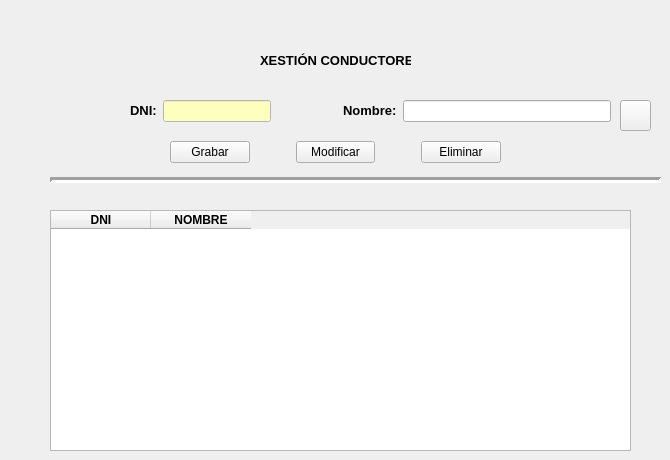
        <widget class="QWidget" name="Conductores">
         <attribute name="title">
          <string>CONDUCTORES</string>
         </attribute>
         <widget class="QLabel" name="lblConductores">
          <property name="geometry">
           <rect>
            <x>260</x>
            <y>50</y>
            <width>151</width>
            <height>20</height>
           </rect>
          </property>
          <property name="font">
           <font>
            <pointsize>10</pointsize>
            <weight>75</weight>
            <bold>true</bold>
           </font>
          </property>
          <property name="text">
           <string>XESTIÓN CONDUCTORES</string>
          </property>
         </widget>
         <widget class="QWidget" name="layoutWidget_2">
          <property name="geometry">
           <rect>
            <x>170</x>
            <y>140</y>
            <width>331</width>
            <height>25</height>
           </rect>
          </property>
          <layout class="QHBoxLayout" name="horizontalLayout_4">
           <item>
            <widget class="QPushButton" name="btnAltaCon">
             <property name="text">
              <string>Grabar</string>
             </property>
            </widget>
           </item>
           <item>
            <spacer name="horizontalSpacer_5">
             <property name="orientation">
              <enum>Qt::Horizontal</enum>
             </property>
             <property name="sizeType">
              <enum>QSizePolicy::Fixed</enum>
             </property>
             <property name="sizeHint" stdset="0">
              <size>
               <width>40</width>
               <height>20</height>
              </size>
             </property>
            </spacer>
           </item>
           <item>
            <widget class="QPushButton" name="btnModifCon">
             <property name="text">
              <string>Modificar</string>
             </property>
            </widget>
           </item>
           <item>
            <spacer name="horizontalSpacer_6">
             <property name="orientation">
              <enum>Qt::Horizontal</enum>
             </property>
             <property name="sizeType">
              <enum>QSizePolicy::Fixed</enum>
             </property>
             <property name="sizeHint" stdset="0">
              <size>
               <width>40</width>
               <height>20</height>
              </size>
             </property>
            </spacer>
           </item>
           <item>
            <widget class="QPushButton" name="btnEliminarCon">
             <property name="text">
              <string>Eliminar</string>
             </property>
            </widget>
           </item>
          </layout>
         </widget>
         <widget class="Line" name="line_2">
          <property name="geometry">
           <rect>
            <x>50</x>
            <y>170</y>
            <width>611</width>
            <height>20</height>
           </rect>
          </property>
          <property name="lineWidth">
           <number>3</number>
          </property>
          <property name="orientation">
           <enum>Qt::Horizontal</enum>
          </property>
         </widget>
         <widget class="QTableWidget" name="tabConductor">
          <property name="geometry">
           <rect>
            <x>50</x>
            <y>210</y>
            <width>581</width>
            <height>241</height>
           </rect>
          </property>
          <column>
           <property name="text">
            <string>DNI</string>
           </property>
           <property name="font">
            <font>
             <weight>75</weight>
             <bold>true</bold>
            </font>
           </property>
          </column>
          <column>
           <property name="text">
            <string>NOMBRE</string>
           </property>
           <property name="font">
            <font>
             <weight>75</weight>
             <bold>true</bold>
            </font>
           </property>
          </column>
         </widget>
         <widget class="QWidget" name="layoutWidget">
          <property name="geometry">
           <rect>
            <x>130</x>
            <y>100</y>
            <width>481</width>
            <height>22</height>
           </rect>
          </property>
          <layout class="QHBoxLayout" name="horizontalLayout_3">
           <property name="sizeConstraint">
            <enum>QLayout::SetNoConstraint</enum>
           </property>
           <item>
            <widget class="QLabel" name="lblDni">
             <property name="sizePolicy">
              <sizepolicy hsizetype="Fixed" vsizetype="Fixed">
               <horstretch>0</horstretch>
               <verstretch>0</verstretch>
              </sizepolicy>
             </property>
             <property name="font">
              <font>
               <pointsize>10</pointsize>
               <weight>75</weight>
               <bold>true</bold>
              </font>
             </property>
             <property name="text">
              <string>DNI:</string>
             </property>
            </widget>
           </item>
           <item>
            <widget class="QLineEdit" name="txtDni">
             <property name="sizePolicy">
              <sizepolicy hsizetype="Fixed" vsizetype="Fixed">
               <horstretch>0</horstretch>
               <verstretch>0</verstretch>
              </sizepolicy>
             </property>
             <property name="palette">
              <palette>
               <active>
                <colorrole role="WindowText">
                 <brush brushstyle="SolidPattern">
                  <color alpha="255">
                   <red>0</red>
                   <green>0</green>
                   <blue>0</blue>
                  </color>
                 </brush>
                </colorrole>
                <colorrole role="Button">
                 <brush brushstyle="SolidPattern">
                  <color alpha="255">
                   <red>255</red>
                   <green>255</green>
                   <blue>255</blue>
                  </color>
                 </brush>
                </colorrole>
                <colorrole role="Light">
                 <brush brushstyle="SolidPattern">
                  <color alpha="255">
                   <red>255</red>
                   <green>255</green>
                   <blue>255</blue>
                  </color>
                 </brush>
                </colorrole>
                <colorrole role="Midlight">
                 <brush brushstyle="SolidPattern">
                  <color alpha="255">
                   <red>255</red>
                   <green>255</green>
                   <blue>255</blue>
                  </color>
                 </brush>
                </colorrole>
                <colorrole role="Dark">
                 <brush brushstyle="SolidPattern">
                  <color alpha="255">
                   <red>127</red>
                   <green>127</green>
                   <blue>127</blue>
                  </color>
                 </brush>
                </colorrole>
                <colorrole role="Mid">
                 <brush brushstyle="SolidPattern">
                  <color alpha="255">
                   <red>170</red>
                   <green>170</green>
                   <blue>170</blue>
                  </color>
                 </brush>
                </colorrole>
                <colorrole role="Text">
                 <brush brushstyle="SolidPattern">
                  <color alpha="255">
                   <red>0</red>
                   <green>0</green>
                   <blue>0</blue>
                  </color>
                 </brush>
                </colorrole>
                <colorrole role="BrightText">
                 <brush brushstyle="SolidPattern">
                  <color alpha="255">
                   <red>255</red>
                   <green>255</green>
                   <blue>255</blue>
                  </color>
                 </brush>
                </colorrole>
                <colorrole role="ButtonText">
                 <brush brushstyle="SolidPattern">
                  <color alpha="255">
                   <red>0</red>
                   <green>0</green>
                   <blue>0</blue>
                  </color>
                 </brush>
                </colorrole>
                <colorrole role="Base">
                 <brush brushstyle="SolidPattern">
                  <color alpha="255">
                   <red>254</red>
                   <green>255</green>
                   <blue>188</blue>
                  </color>
                 </brush>
                </colorrole>
                <colorrole role="Window">
                 <brush brushstyle="SolidPattern">
                  <color alpha="255">
                   <red>255</red>
                   <green>255</green>
                   <blue>255</blue>
                  </color>
                 </brush>
                </colorrole>
                <colorrole role="Shadow">
                 <brush brushstyle="SolidPattern">
                  <color alpha="255">
                   <red>0</red>
                   <green>0</green>
                   <blue>0</blue>
                  </color>
                 </brush>
                </colorrole>
                <colorrole role="AlternateBase">
                 <brush brushstyle="SolidPattern">
                  <color alpha="255">
                   <red>255</red>
                   <green>255</green>
                   <blue>255</blue>
                  </color>
                 </brush>
                </colorrole>
                <colorrole role="ToolTipBase">
                 <brush brushstyle="SolidPattern">
                  <color alpha="255">
                   <red>255</red>
                   <green>255</green>
                   <blue>220</blue>
                  </color>
                 </brush>
                </colorrole>
                <colorrole role="ToolTipText">
                 <brush brushstyle="SolidPattern">
                  <color alpha="255">
                   <red>0</red>
                   <green>0</green>
                   <blue>0</blue>
                  </color>
                 </brush>
                </colorrole>
               </active>
               <inactive>
                <colorrole role="WindowText">
                 <brush brushstyle="SolidPattern">
                  <color alpha="255">
                   <red>0</red>
                   <green>0</green>
                   <blue>0</blue>
                  </color>
                 </brush>
                </colorrole>
                <colorrole role="Button">
                 <brush brushstyle="SolidPattern">
                  <color alpha="255">
                   <red>255</red>
                   <green>255</green>
                   <blue>255</blue>
                  </color>
                 </brush>
                </colorrole>
                <colorrole role="Light">
                 <brush brushstyle="SolidPattern">
                  <color alpha="255">
                   <red>255</red>
                   <green>255</green>
                   <blue>255</blue>
                  </color>
                 </brush>
                </colorrole>
                <colorrole role="Midlight">
                 <brush brushstyle="SolidPattern">
                  <color alpha="255">
                   <red>255</red>
                   <green>255</green>
                   <blue>255</blue>
                  </color>
                 </brush>
                </colorrole>
                <colorrole role="Dark">
                 <brush brushstyle="SolidPattern">
                  <color alpha="255">
                   <red>127</red>
                   <green>127</green>
                   <blue>127</blue>
                  </color>
                 </brush>
                </colorrole>
                <colorrole role="Mid">
                 <brush brushstyle="SolidPattern">
                  <color alpha="255">
                   <red>170</red>
                   <green>170</green>
                   <blue>170</blue>
                  </color>
                 </brush>
                </colorrole>
                <colorrole role="Text">
                 <brush brushstyle="SolidPattern">
                  <color alpha="255">
                   <red>0</red>
                   <green>0</green>
                   <blue>0</blue>
                  </color>
                 </brush>
                </colorrole>
                <colorrole role="BrightText">
                 <brush brushstyle="SolidPattern">
                  <color alpha="255">
                   <red>255</red>
                   <green>255</green>
                   <blue>255</blue>
                  </color>
                 </brush>
                </colorrole>
                <colorrole role="ButtonText">
                 <brush brushstyle="SolidPattern">
                  <color alpha="255">
                   <red>0</red>
                   <green>0</green>
                   <blue>0</blue>
                  </color>
                 </brush>
                </colorrole>
                <colorrole role="Base">
                 <brush brushstyle="SolidPattern">
                  <color alpha="255">
                   <red>254</red>
                   <green>255</green>
                   <blue>188</blue>
                  </color>
                 </brush>
                </colorrole>
                <colorrole role="Window">
                 <brush brushstyle="SolidPattern">
                  <color alpha="255">
                   <red>255</red>
                   <green>255</green>
                   <blue>255</blue>
                  </color>
                 </brush>
                </colorrole>
                <colorrole role="Shadow">
                 <brush brushstyle="SolidPattern">
                  <color alpha="255">
                   <red>0</red>
                   <green>0</green>
                   <blue>0</blue>
                  </color>
                 </brush>
                </colorrole>
                <colorrole role="AlternateBase">
                 <brush brushstyle="SolidPattern">
                  <color alpha="255">
                   <red>255</red>
                   <green>255</green>
                   <blue>255</blue>
                  </color>
                 </brush>
                </colorrole>
                <colorrole role="ToolTipBase">
                 <brush brushstyle="SolidPattern">
                  <color alpha="255">
                   <red>255</red>
                   <green>255</green>
                   <blue>220</blue>
                  </color>
                 </brush>
                </colorrole>
                <colorrole role="ToolTipText">
                 <brush brushstyle="SolidPattern">
                  <color alpha="255">
                   <red>0</red>
                   <green>0</green>
                   <blue>0</blue>
                  </color>
                 </brush>
                </colorrole>
               </inactive>
               <disabled>
                <colorrole role="WindowText">
                 <brush brushstyle="SolidPattern">
                  <color alpha="255">
                   <red>127</red>
                   <green>127</green>
                   <blue>127</blue>
                  </color>
                 </brush>
                </colorrole>
                <colorrole role="Button">
                 <brush brushstyle="SolidPattern">
                  <color alpha="255">
                   <red>255</red>
                   <green>255</green>
                   <blue>255</blue>
                  </color>
                 </brush>
                </colorrole>
                <colorrole role="Light">
                 <brush brushstyle="SolidPattern">
                  <color alpha="255">
                   <red>255</red>
                   <green>255</green>
                   <blue>255</blue>
                  </color>
                 </brush>
                </colorrole>
                <colorrole role="Midlight">
                 <brush brushstyle="SolidPattern">
                  <color alpha="255">
                   <red>255</red>
                   <green>255</green>
                   <blue>255</blue>
                  </color>
                 </brush>
                </colorrole>
                <colorrole role="Dark">
                 <brush brushstyle="SolidPattern">
                  <color alpha="255">
                   <red>127</red>
                   <green>127</green>
                   <blue>127</blue>
                  </color>
                 </brush>
                </colorrole>
                <colorrole role="Mid">
                 <brush brushstyle="SolidPattern">
                  <color alpha="255">
                   <red>170</red>
                   <green>170</green>
                   <blue>170</blue>
                  </color>
                 </brush>
                </colorrole>
                <colorrole role="Text">
                 <brush brushstyle="SolidPattern">
                  <color alpha="255">
                   <red>127</red>
                   <green>127</green>
                   <blue>127</blue>
                  </color>
                 </brush>
                </colorrole>
                <colorrole role="BrightText">
                 <brush brushstyle="SolidPattern">
                  <color alpha="255">
                   <red>255</red>
                   <green>255</green>
                   <blue>255</blue>
                  </color>
                 </brush>
                </colorrole>
                <colorrole role="ButtonText">
                 <brush brushstyle="SolidPattern">
                  <color alpha="255">
                   <red>127</red>
                   <green>127</green>
                   <blue>127</blue>
                  </color>
                 </brush>
                </colorrole>
                <colorrole role="Base">
                 <brush brushstyle="SolidPattern">
                  <color alpha="255">
                   <red>255</red>
                   <green>255</green>
                   <blue>255</blue>
                  </color>
                 </brush>
                </colorrole>
                <colorrole role="Window">
                 <brush brushstyle="SolidPattern">
                  <color alpha="255">
                   <red>255</red>
                   <green>255</green>
                   <blue>255</blue>
                  </color>
                 </brush>
                </colorrole>
                <colorrole role="Shadow">
                 <brush brushstyle="SolidPattern">
                  <color alpha="255">
                   <red>0</red>
                   <green>0</green>
                   <blue>0</blue>
                  </color>
                 </brush>
                </colorrole>
                <colorrole role="AlternateBase">
                 <brush brushstyle="SolidPattern">
                  <color alpha="255">
                   <red>255</red>
                   <green>255</green>
                   <blue>255</blue>
                  </color>
                 </brush>
                </colorrole>
                <colorrole role="ToolTipBase">
                 <brush brushstyle="SolidPattern">
                  <color alpha="255">
                   <red>255</red>
                   <green>255</green>
                   <blue>220</blue>
                  </color>
                 </brush>
                </colorrole>
                <colorrole role="ToolTipText">
                 <brush brushstyle="SolidPattern">
                  <color alpha="255">
                   <red>0</red>
                   <green>0</green>
                   <blue>0</blue>
                  </color>
                 </brush>
                </colorrole>
               </disabled>
              </palette>
             </property>
            </widget>
           </item>
           <item>
            <widget class="QLabel" name="lblValidar">
             <property name="minimumSize">
              <size>
               <width>20</width>
               <height>0</height>
              </size>
             </property>
             <property name="font">
              <font>
               <family>Verdana</family>
               <pointsize>10</pointsize>
               <weight>75</weight>
               <italic>true</italic>
               <bold>true</bold>
              </font>
             </property>
             <property name="text">
              <string/>
             </property>
            </widget>
           </item>
           <item>
            <spacer name="horizontalSpacer_7">
             <property name="orientation">
              <enum>Qt::Horizontal</enum>
             </property>
             <property name="sizeType">
              <enum>QSizePolicy::Fixed</enum>
             </property>
             <property name="sizeHint" stdset="0">
              <size>
               <width>40</width>
               <height>20</height>
              </size>
             </property>
            </spacer>
           </item>
           <item>
            <widget class="QLabel" name="lblNombre">
             <property name="sizePolicy">
              <sizepolicy hsizetype="Fixed" vsizetype="Fixed">
               <horstretch>0</horstretch>
               <verstretch>0</verstretch>
              </sizepolicy>
             </property>
             <property name="font">
              <font>
               <pointsize>10</pointsize>
               <weight>75</weight>
               <bold>true</bold>
              </font>
             </property>
             <property name="text">
              <string>Nombre:</string>
             </property>
            </widget>
           </item>
           <item>
            <widget class="QLineEdit" name="txtNombre"/>
           </item>
          </layout>
         </widget>
         <widget class="QPushButton" name="btnReloadCon">
          <property name="geometry">
           <rect>
            <x>620</x>
            <y>100</y>
            <width>31</width>
            <height>31</height>
           </rect>
          </property>
          <property name="sizePolicy">
           <sizepolicy hsizetype="Fixed" vsizetype="Fixed">
            <horstretch>0</horstretch>
            <verstretch>0</verstretch>
           </sizepolicy>
          </property>
          <property name="text">
           <string/>
          </property>
          <property name="icon">
           <iconset>
            <normaloff>img/recload.png</normaloff>img/recload.png</iconset>
          </property>
          <property name="iconSize">
           <size>
            <width>30</width>
            <height>30</height>
           </size>
          </property>
         </widget>
        </widget>
